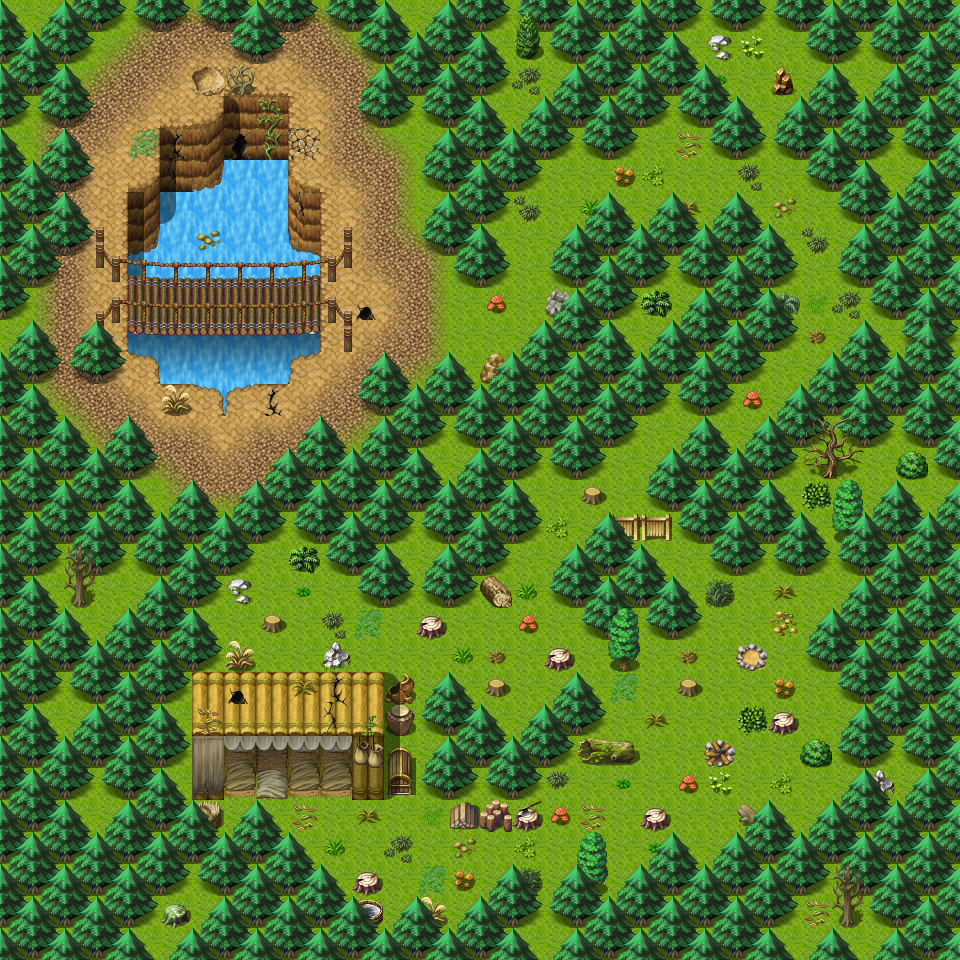

A level layout from a 2D game, rendered from its tile map. Below: a short description, then the map file with tile-grid data replaced by summaries:
An orthogonal 30x30 tile map with 32x32 px tiles, 3 tile layers (Ground, Objects, Above), 1 hidden layer not drawn, 40 tilesets and 13 objects (12x spawn, mapchange).

<map version="1.0" orientation="orthogonal" width="30" height="30" tilewidth="32" tileheight="32">
 <properties>
  <property name="outdoors" value="1" />
 </properties>
 <tileset firstgid="1" name="map_bed_1" tilewidth="32" tileheight="32">
  <image source="../drawable/map_bed_1.png" width="512" height="256" />
 </tileset>
 <tileset firstgid="129" name="map_border_1" tilewidth="32" tileheight="32">
  <image source="../drawable/map_border_1.png" width="512" height="256" />
 </tileset>
 <tileset firstgid="257" name="map_bridge_1" tilewidth="32" tileheight="32">
  <image source="../drawable/map_bridge_1.png" width="512" height="256" />
 </tileset>
 <tileset firstgid="385" name="map_broken_1" tilewidth="32" tileheight="32">
  <image source="../drawable/map_broken_1.png" width="512" height="256" />
 </tileset>
 <tileset firstgid="513" name="map_cavewall_1" tilewidth="32" tileheight="32">
  <image source="../drawable/map_cavewall_1.png" width="576" height="192" />
 </tileset>
 <tileset firstgid="621" name="map_cavewall_2" tilewidth="32" tileheight="32">
  <image source="../drawable/map_cavewall_2.png" width="576" height="192" />
 </tileset>
 <tileset firstgid="729" name="map_cavewall_3" tilewidth="32" tileheight="32">
  <image source="../drawable/map_cavewall_3.png" width="576" height="192" />
 </tileset>
 <tileset firstgid="837" name="map_chair_table_1" tilewidth="32" tileheight="32">
  <image source="../drawable/map_chair_table_1.png" width="512" height="256" />
 </tileset>
 <tileset firstgid="965" name="map_crate_1" tilewidth="32" tileheight="32">
  <image source="../drawable/map_crate_1.png" width="512" height="256" />
 </tileset>
 <tileset firstgid="1093" name="map_cupboard_1" tilewidth="32" tileheight="32">
  <image source="../drawable/map_cupboard_1.png" width="512" height="256" />
 </tileset>
 <tileset firstgid="1221" name="map_curtain_1" tilewidth="32" tileheight="32">
  <image source="../drawable/map_curtain_1.png" width="512" height="256" />
 </tileset>
 <tileset firstgid="1349" name="map_entrance_1" tilewidth="32" tileheight="32">
  <image source="../drawable/map_entrance_1.png" width="512" height="256" />
 </tileset>
 <tileset firstgid="1477" name="map_fence_1" tilewidth="32" tileheight="32">
  <image source="../drawable/map_fence_1.png" width="512" height="256" />
 </tileset>
 <tileset firstgid="1605" name="map_fence_2" tilewidth="32" tileheight="32">
  <image source="../drawable/map_fence_2.png" width="512" height="256" />
 </tileset>
 <tileset firstgid="1733" name="map_ground_1" tilewidth="32" tileheight="32">
  <image source="../drawable/map_ground_1.png" width="512" height="256" />
 </tileset>
 <tileset firstgid="1861" name="map_ground_2" tilewidth="32" tileheight="32">
  <image source="../drawable/map_ground_2.png" width="512" height="256" />
 </tileset>
 <tileset firstgid="1989" name="map_ground_3" tilewidth="32" tileheight="32">
  <image source="../drawable/map_ground_3.png" width="512" height="256" />
 </tileset>
 <tileset firstgid="2117" name="map_ground_4" tilewidth="32" tileheight="32">
  <image source="../drawable/map_ground_4.png" width="512" height="256" />
 </tileset>
 <tileset firstgid="2245" name="map_ground_5" tilewidth="32" tileheight="32">
  <image source="../drawable/map_ground_5.png" width="512" height="256" />
 </tileset>
 <tileset firstgid="2373" name="map_ground_6" tilewidth="32" tileheight="32">
  <image source="../drawable/map_ground_6.png" width="512" height="256" />
 </tileset>
 <tileset firstgid="2501" name="map_ground_7" tilewidth="32" tileheight="32">
  <image source="../drawable/map_ground_7.png" width="512" height="256" />
 </tileset>
 <tileset firstgid="2629" name="map_ground_8" tilewidth="32" tileheight="32">
  <image source="../drawable/map_ground_8.png" width="512" height="256" />
 </tileset>
 <tileset firstgid="2757" name="map_indoor_1" tilewidth="32" tileheight="32">
  <image source="../drawable/map_indoor_1.png" width="512" height="256" />
 </tileset>
 <tileset firstgid="2885" name="map_kitchen_1" tilewidth="32" tileheight="32">
  <image source="../drawable/map_kitchen_1.png" width="512" height="256" />
 </tileset>
 <tileset firstgid="3013" name="map_outdoor_1" tilewidth="32" tileheight="32">
  <image source="../drawable/map_outdoor_1.png" width="512" height="256" />
 </tileset>
 <tileset firstgid="3141" name="map_pillar_1" tilewidth="32" tileheight="32">
  <image source="../drawable/map_pillar_1.png" width="512" height="256" />
 </tileset>
 <tileset firstgid="3269" name="map_plant_1" tilewidth="32" tileheight="32">
  <image source="../drawable/map_plant_1.png" width="512" height="256" />
 </tileset>
 <tileset firstgid="3397" name="map_rock_1" tilewidth="32" tileheight="32">
  <image source="../drawable/map_rock_1.png" width="512" height="256" />
 </tileset>
 <tileset firstgid="3525" name="map_roof_1" tilewidth="32" tileheight="32">
  <image source="../drawable/map_roof_1.png" width="512" height="256" />
 </tileset>
 <tileset firstgid="3653" name="map_roof_2" tilewidth="32" tileheight="32">
  <image source="../drawable/map_roof_2.png" width="512" height="256" />
 </tileset>
 <tileset firstgid="3781" name="map_shop_1" tilewidth="32" tileheight="32">
  <image source="../drawable/map_shop_1.png" width="512" height="256" />
 </tileset>
 <tileset firstgid="3909" name="map_sign_ladder_1" tilewidth="32" tileheight="32">
  <image source="../drawable/map_sign_ladder_1.png" width="512" height="256" />
 </tileset>
 <tileset firstgid="4037" name="map_table_1" tilewidth="32" tileheight="32">
  <image source="../drawable/map_table_1.png" width="512" height="256" />
 </tileset>
 <tileset firstgid="4165" name="map_trail_1" tilewidth="32" tileheight="32">
  <image source="../drawable/map_trail_1.png" width="512" height="256" />
 </tileset>
 <tileset firstgid="4293" name="map_tree_1" tilewidth="32" tileheight="32">
  <image source="../drawable/map_tree_1.png" width="512" height="256" />
 </tileset>
 <tileset firstgid="4421" name="map_wall_1" tilewidth="32" tileheight="32">
  <image source="../drawable/map_wall_1.png" width="512" height="256" />
 </tileset>
 <tileset firstgid="4549" name="map_wall_2" tilewidth="32" tileheight="32">
  <image source="../drawable/map_wall_2.png" width="480" height="256" />
 </tileset>
 <tileset firstgid="4669" name="map_wall_3" tilewidth="32" tileheight="32">
  <image source="../drawable/map_wall_3.png" width="480" height="256" />
 </tileset>
 <tileset firstgid="4789" name="map_window_1" tilewidth="32" tileheight="32">
  <image source="../drawable/map_window_1.png" width="512" height="256" />
 </tileset>
 <tileset firstgid="4917" name="map_window_2" tilewidth="32" tileheight="32">
  <image source="../drawable/map_window_2.png" width="512" height="256" />
 </tileset>
 <layer name="Ground" width="30" height="30">
  <data>[900 cells, 900 non-empty, 18 distinct tile ids]</data>
 </layer>
 <layer name="Objects" width="30" height="30">
  <data>[900 cells, 725 non-empty, 100 distinct tile ids]</data>
 </layer>
 <layer name="Above" width="30" height="30">
  <data>[900 cells, 174 non-empty, 29 distinct tile ids]</data>
 </layer>
 <layer name="Walkable" width="30" height="30" visible="0">
  <data>[900 cells, 653 non-empty, 1 distinct tile ids]</data>
 </layer>
 <objectgroup name="Mapevents" width="0" height="0">
  <object name="west" type="mapchange" x="0" y="320" width="32" height="32">
   <properties>
    <property name="map" value="wild7" />
    <property name="place" value="east" />
   </properties>
  </object>
 </objectgroup>
 <objectgroup name="Spawn" width="0" height="0">
  <object name="elythara_robber_guard" type="spawn" x="128" y="288" width="192" height="32" />
  <object name="elythara_robber" type="spawn" x="576" y="576" width="288" height="320">
   <properties>
    <property name="quantity" value="2" />
   </properties>
  </object>
  </objectgroup>
 <objectgroup name="Keys" width="0" height="0" />
</map>
<!-- 10 of 13 objects omitted -->
